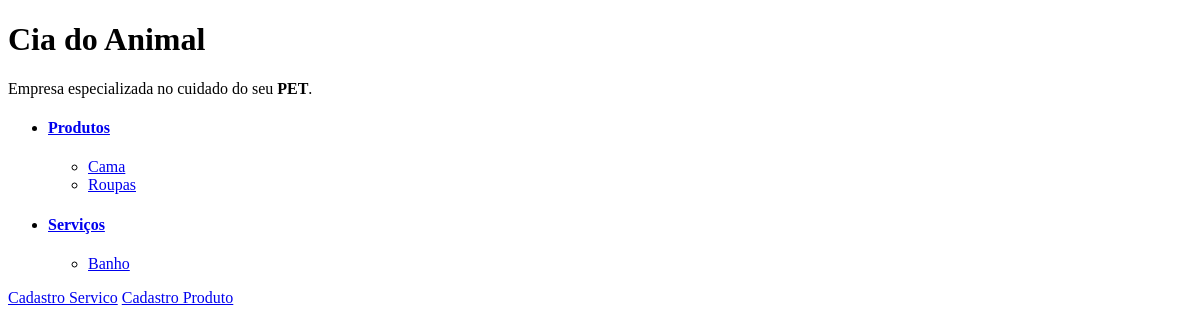
Before: / with the older database file.
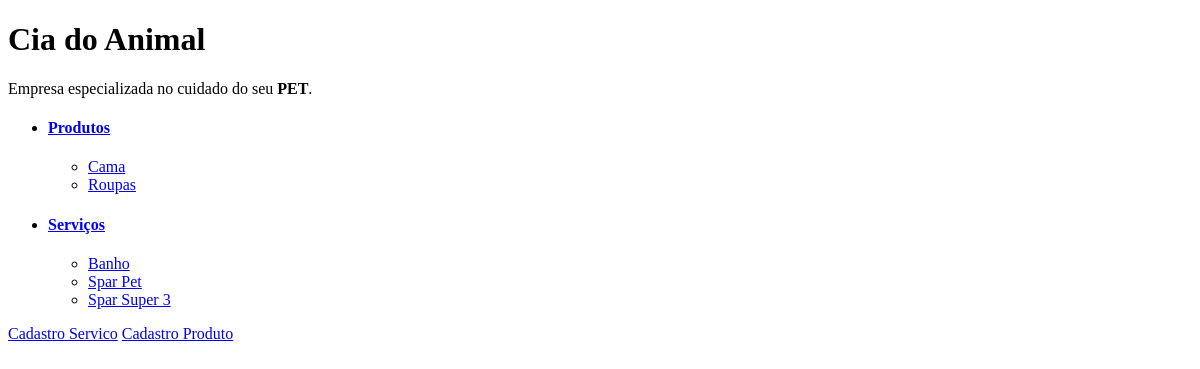
After: the same page with the newer database file.
### tables this page shows
CREATE TABLE produtos (
    id INTEGER PRIMARY KEY AUTOINCREMENT,
    nome VARCHAR(255) NOT NULL,
    url_link VARCHAR(255) NOT NULL,
    descricao VARCHAR(255) NOT NULL,
    preco DECIMAL(5,2) NOT NULL,
    destaque BOOLEAN NOT NULL
);

CREATE TABLE servicos (id INTEGER PRIMARY KEY AUTOINCREMENT, nome VARCHAR (255), url_link VARCHAR (255), descricao VARCHAR (255), preco DECIMAL (5, 2), destaque BOOLEAN DEFAULT (0));

### petshop.py (the view)
@app.route("/")
def index():
    servicos_destaques = []
    con = sqlite3.connect('petshop.db')
    cur = con.cursor()
    cur.execute("SELECT nome, url_link FROM produtos WHERE destaque = 1 ORDER BY nome")
    destaque_produtos_bd = cur.fetchall()
    cur.execute("SELECT nome, url_link FROM servicos WHERE destaque = 1 ORDER BY nome")
    destaque_servicos_bd = cur.fetchall()
    con.close()
    return render_template("index.html", produtos=destaque_produtos_bd, servicos=destaque_servicos_bd)

### templates/index.html
{% extends "base.html" %}
{% block conteudo %}
<p>Empresa especializada no cuidado do seu <strong>PET</strong>.</p>
    <ul>
        <li>
            <h4><a href="/produtos">Produtos</a></h4>
            <ul>
                {% for produto in produtos %}
                    <li><a href="/produtos/{{produto[1]}}/detalhes">{{produto[0]}}</a></li>
                {% endfor %}
            </ul>
        </li>
        <li>
            <h4><a href="/servicos">Serviços</h4><a></h4>
            <ul>
                {% for servico in servicos %}
                    <li><a href="/servicos/{{servico[1]}}/detalhes">{{servico[0]}}</a></li>
                {% endfor %}
            </ul>
        </li>
    </ul>
    <a href="/servicos/servico-cadastro">Cadastro Servico</a>
    <a href="/produtos/produto-cadastro">Cadastro Produto</a>
{% endblock %}

Changed rows visible on the page:
added servicos: nome "Spar Pet"
added servicos: nome "Spar Super 3"
